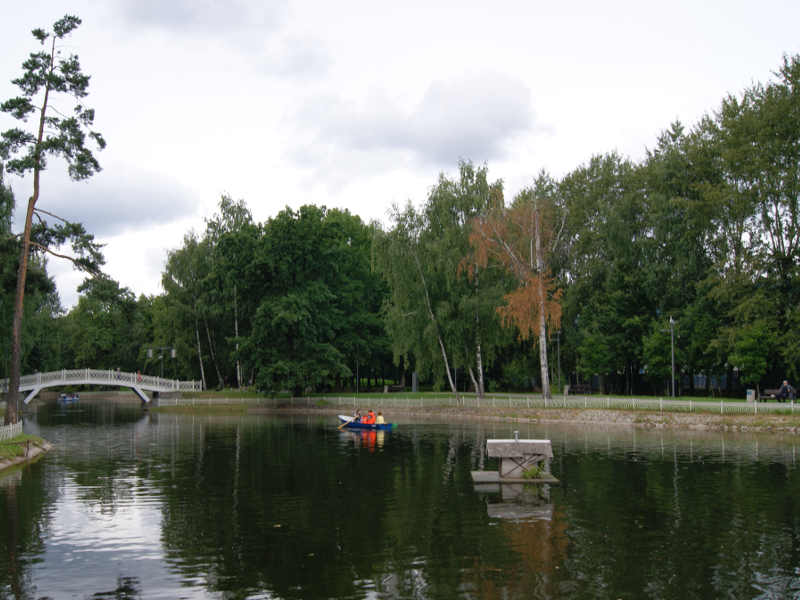
#> input picture sample-images/sample_png.png, 800 x 600 px
$ python -i spot_difference_game.py   (imports and definitions only)
#> lines starting #> are read from the running program, lines starting #| are printed output that depends on the picture

import tkinter as tk
from tkinter import *
from tkinter import filedialog, messagebox
import os
import random
import cv2
import numpy as np
from PIL import Image, ImageTk


# Difference Class

class Difference:
    # [21 lines left out: functions __init__, contains_point, overlaps_with, not called in this run]

    def center(self):
        return self.x + self.width // 2, self.y + self.height // 2

    def radius(self):
        return max(self.width, self.height) // 2 + 8


# ImageProcessor Class

class ImageProcessor:
    def __init__(self):
        self.original_image = None
        self.modified_image = None
        self.differences = []

    def load_image(self, file_path, target_width=560, target_height=380):
#> called with file_path = 'sample-images/sample_png.png', target_width = 560, target_height = 380
        pil_image = Image.open(file_path).convert("RGB") #forces every images into 3 channels
#> pil_image is the input picture: PIL image 800x600 RGB; mean R, G, B 117.9, 123.2, 113

        image = cv2.cvtColor(
            np.array(pil_image),
            cv2.COLOR_RGB2BGR
        )

        image = cv2.resize(image, (target_width, target_height))
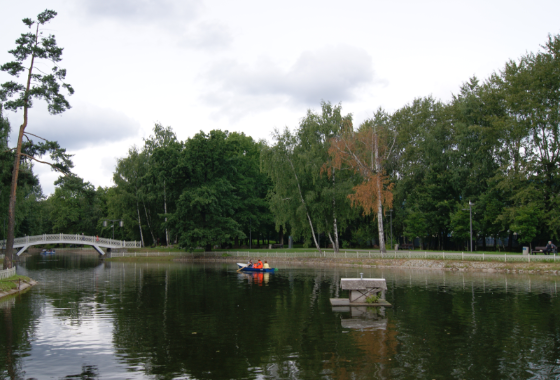
#> image: shape (380, 560, 3); mean B, G, R 112.9, 123.1, 117.8

        self.original_image = image
        self.modified_image = image.copy()
        self.differences = []

    # [125 lines left out: functions create_modified_image, generate_non_overlapping_difference, get_region, apply_alteration, apply_colour_shift, apply_blur and 3 more, not called in this run]


# GameManager Class

class GameManager:
    # [107 lines left out: functions __init__, start_new_game, check_click, get_unfound_differences, not called in this run]

# GUI Class

class SpotTheDifferenceApp:

    # colour palette used across the whole UI
    Color_list = {
        "bg": "#f5f5f3",
        "surface": "#ffffff",
        "canvas_bg": "#2a2a2a",
        "border": "#e0ddd8",
        "text": "#1a1a1a",
        "muted": "#6b7280",
        "hint": "#9ca3af",
        "blue": "#185FA5",
        "red": "#A32D2D",
        "red_bg": "#fcebeb",
        "red_label": "#791F1F",
        "green": "#3B6D11",
        "green_bg": "#eaf3de",
        "green_label": "#27500A",
        "teal": "#0F6E56",
        "teal_bg": "#E1F5EE",
        "teal_border": "#5DCAA5",
        "orig_bg": "#E1F5EE",
        "orig_fg": "#085041",
        "mod_bg": "#E6F1FB",
        "mod_fg": "#0C447C",
        "dot_ok": "#28c840",
        "dot_warn": "#febc2e",
        "dot_err": "#CE2C2C",
    }

    CANVAS_W = 560
    CANVAS_H = 380
    MAX_MIS = 3
    TOTAL_DIFFS = 5

    # [284 lines left out: functions __init__, build_ui, build_separator, build_toolbar, build_statsbar, build_canvases and 3 more, not called in this run]

    # update the dot colour and message in the status bar
    def set_status(self, text, dot_color):
        self.widgets["dot"].config(fg=dot_color)
        self.widgets["status_lbl"].config(text=text)

    # show the win/loss banner on the right side of the toolbar
    # [9 lines left out: function show_banner, not called in this run]

    # remove the banner from layout without destroying it
    def hide_banner(self):
        self.widgets["banner"].pack_forget()

    # render the current original and modified images onto both canvases
    # [204 lines left out: functions display_images, draw_placeholder, draw_found_circle, draw_reveal_circle, draw_wrong_click, draw_gameover_overlay and 3 more, not called in this run]

# [2 lines not run here, left out]

>>> result = ImageProcessor().load_image('sample-images/sample_png.png')
